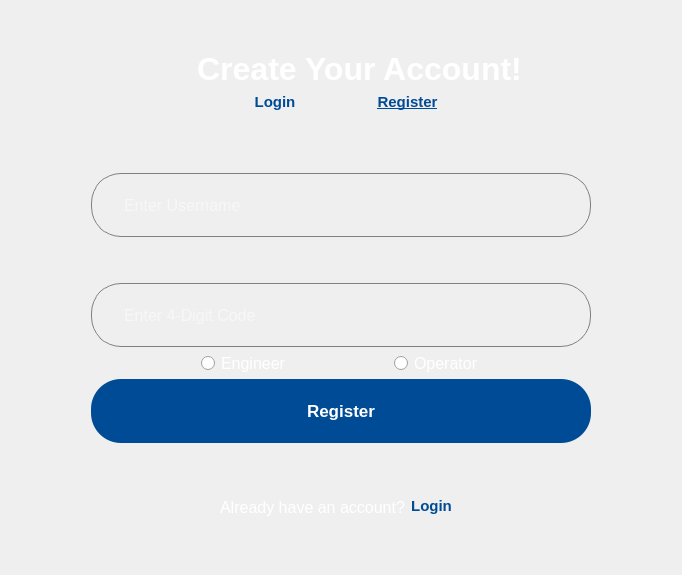
          <widget class="QWidget" name="registration_page">
           <layout class="QGridLayout" name="gridLayout_6">
            <item row="1" column="4">
             <spacer name="horizontalSpacer_21">
              <property name="orientation">
               <enum>Qt::Horizontal</enum>
              </property>
              <property name="sizeType">
               <enum>QSizePolicy::Preferred</enum>
              </property>
              <property name="sizeHint" stdset="0">
               <size>
                <width>40</width>
                <height>20</height>
               </size>
              </property>
             </spacer>
            </item>
            <item row="1" column="1">
             <spacer name="horizontalSpacer_20">
              <property name="orientation">
               <enum>Qt::Horizontal</enum>
              </property>
              <property name="sizeType">
               <enum>QSizePolicy::Preferred</enum>
              </property>
              <property name="sizeHint" stdset="0">
               <size>
                <width>40</width>
                <height>20</height>
               </size>
              </property>
             </spacer>
            </item>
            <item row="2" column="2">
             <spacer name="verticalSpacer_13">
              <property name="orientation">
               <enum>Qt::Vertical</enum>
              </property>
              <property name="sizeType">
               <enum>QSizePolicy::Preferred</enum>
              </property>
              <property name="sizeHint" stdset="0">
               <size>
                <width>20</width>
                <height>46</height>
               </size>
              </property>
             </spacer>
            </item>
            <item row="0" column="2">
             <spacer name="verticalSpacer_14">
              <property name="orientation">
               <enum>Qt::Vertical</enum>
              </property>
              <property name="sizeType">
               <enum>QSizePolicy::Preferred</enum>
              </property>
              <property name="sizeHint" stdset="0">
               <size>
                <width>20</width>
                <height>40</height>
               </size>
              </property>
             </spacer>
            </item>
            <item row="1" column="3">
             <spacer name="horizontalSpacer_30">
              <property name="orientation">
               <enum>Qt::Horizontal</enum>
              </property>
              <property name="sizeHint" stdset="0">
               <size>
                <width>40</width>
                <height>20</height>
               </size>
              </property>
             </spacer>
            </item>
            <item row="1" column="0">
             <spacer name="horizontalSpacer_29">
              <property name="orientation">
               <enum>Qt::Horizontal</enum>
              </property>
              <property name="sizeHint" stdset="0">
               <size>
                <width>40</width>
                <height>20</height>
               </size>
              </property>
             </spacer>
            </item>
            <item row="1" column="2">
             <layout class="QVBoxLayout" name="verticalLayout_3">
              <property name="rightMargin">
               <number>0</number>
              </property>
              <item>
               <layout class="QVBoxLayout" name="verticalLayout_2">
                <item alignment="Qt::AlignHCenter">
                 <widget class="QLabel" name="create_your_account_label">
                  <property name="sizePolicy">
                   <sizepolicy hsizetype="Fixed" vsizetype="Preferred">
                    <horstretch>0</horstretch>
                    <verstretch>0</verstretch>
                   </sizepolicy>
                  </property>
                  <property name="maximumSize">
                   <size>
                    <width>16777215</width>
                    <height>16777213</height>
                   </size>
                  </property>
                  <property name="font">
                   <font>
                    <pointsize>24</pointsize>
                    <weight>75</weight>
                    <bold>true</bold>
                    <kerning>true</kerning>
                   </font>
                  </property>
                  <property name="cursor">
                   <cursorShape>IBeamCursor</cursorShape>
                  </property>
                  <property name="mouseTracking">
                   <bool>false</bool>
                  </property>
                  <property name="styleSheet">
                   <string notr="true">border: 0px;
color: rgb(255, 255, 255);
margin-left:37px;
background-color: transparent;</string>
                  </property>
                  <property name="text">
                   <string>Create Your Account!</string>
                  </property>
                  <property name="alignment">
                   <set>Qt::AlignCenter</set>
                  </property>
                 </widget>
                </item>
                <item>
                 <layout class="QHBoxLayout" name="horizontalLayout_4">
                  <item>
                   <spacer name="horizontalSpacer_18">
                    <property name="orientation">
                     <enum>Qt::Horizontal</enum>
                    </property>
                    <property name="sizeType">
                     <enum>QSizePolicy::Fixed</enum>
                    </property>
                    <property name="sizeHint" stdset="0">
                     <size>
                      <width>129</width>
                      <height>20</height>
                     </size>
                    </property>
                   </spacer>
                  </item>
                  <item alignment="Qt::AlignTop">
                   <widget class="QPushButton" name="login_page_button_in_register">
                    <property name="sizePolicy">
                     <sizepolicy hsizetype="Minimum" vsizetype="Fixed">
                      <horstretch>0</horstretch>
                      <verstretch>0</verstretch>
                     </sizepolicy>
                    </property>
                    <property name="font">
                     <font>
                      <pointsize>11</pointsize>
                      <weight>75</weight>
                      <bold>true</bold>
                     </font>
                    </property>
                    <property name="cursor">
                     <cursorShape>PointingHandCursor</cursorShape>
                    </property>
                    <property name="styleSheet">
                     <string notr="true">color: rgb(0, 75, 149);
background-color: transparent;
border:0px solid transparent;</string>
                    </property>
                    <property name="text">
                     <string>Login</string>
                    </property>
                   </widget>
                  </item>
                  <item>
                   <spacer name="horizontalSpacer_19">
                    <property name="orientation">
                     <enum>Qt::Horizontal</enum>
                    </property>
                    <property name="sizeType">
                     <enum>QSizePolicy::Fixed</enum>
                    </property>
                    <property name="sizeHint" stdset="0">
                     <size>
                      <width>17</width>
                      <height>20</height>
                     </size>
                    </property>
                   </spacer>
                  </item>
                  <item alignment="Qt::AlignTop">
                   <widget class="QPushButton" name="register_page_button_in_register">
                    <property name="font">
                     <font>
                      <pointsize>11</pointsize>
                      <weight>75</weight>
                      <bold>true</bold>
                      <underline>true</underline>
                      <strikeout>false</strikeout>
                     </font>
                    </property>
                    <property name="cursor">
                     <cursorShape>PointingHandCursor</cursorShape>
                    </property>
                    <property name="styleSheet">
                     <string notr="true">color: rgb(0, 75, 149);
background-color: transparent;
border:0px solid transparent;</string>
                    </property>
                    <property name="text">
                     <string>Register</string>
                    </property>
                   </widget>
                  </item>
                  <item>
                   <spacer name="horizontalSpacer_17">
                    <property name="orientation">
                     <enum>Qt::Horizontal</enum>
                    </property>
                    <property name="sizeType">
                     <enum>QSizePolicy::Fixed</enum>
                    </property>
                    <property name="sizeHint" stdset="0">
                     <size>
                      <width>129</width>
                      <height>20</height>
                     </size>
                    </property>
                   </spacer>
                  </item>
                 </layout>
                </item>
               </layout>
              </item>
              <item>
               <spacer name="verticalSpacer_3">
                <property name="orientation">
                 <enum>Qt::Vertical</enum>
                </property>
                <property name="sizeType">
                 <enum>QSizePolicy::Preferred</enum>
                </property>
                <property name="sizeHint" stdset="0">
                 <size>
                  <width>20</width>
                  <height>54</height>
                 </size>
                </property>
               </spacer>
              </item>
              <item alignment="Qt::AlignHCenter">
               <widget class="QLineEdit" name="register_enter_username">
                <property name="sizePolicy">
                 <sizepolicy hsizetype="Preferred" vsizetype="Preferred">
                  <horstretch>0</horstretch>
                  <verstretch>0</verstretch>
                 </sizepolicy>
                </property>
                <property name="minimumSize">
                 <size>
                  <width>500</width>
                  <height>64</height>
                 </size>
                </property>
                <property name="maximumSize">
                 <size>
                  <width>500</width>
                  <height>64</height>
                 </size>
                </property>
                <property name="font">
                 <font>
                  <pointsize>12</pointsize>
                 </font>
                </property>
                <property name="styleSheet">
                 <string notr="true">border: 1px solid gray; 
color: rgb(255, 255, 255);
border-radius: 30px;

background-color: transparent;
padding-left: 30px;</string>
                </property>
                <property name="text">
                 <string/>
                </property>
                <property name="placeholderText">
                 <string>Enter Username</string>
                </property>
               </widget>
              </item>
              <item>
               <spacer name="verticalSpacer_4">
                <property name="orientation">
                 <enum>Qt::Vertical</enum>
                </property>
                <property name="sizeType">
                 <enum>QSizePolicy::Preferred</enum>
                </property>
                <property name="sizeHint" stdset="0">
                 <size>
                  <width>20</width>
                  <height>40</height>
                 </size>
                </property>
               </spacer>
              </item>
              <item alignment="Qt::AlignHCenter">
               <widget class="QLineEdit" name="register_enter_4_digit_code">
                <property name="sizePolicy">
                 <sizepolicy hsizetype="Preferred" vsizetype="Preferred">
                  <horstretch>0</horstretch>
                  <verstretch>0</verstretch>
                 </sizepolicy>
                </property>
                <property name="minimumSize">
                 <size>
                  <width>500</width>
                  <height>64</height>
                 </size>
                </property>
                <property name="maximumSize">
                 <size>
                  <width>500</width>
                  <height>64</height>
                 </size>
                </property>
                <property name="font">
                 <font>
                  <pointsize>12</pointsize>
                 </font>
                </property>
                <property name="styleSheet">
                 <string notr="true">border: 1px solid gray; 
color: rgb(255, 255, 255);
border-radius: 30px;
background-color: transparent;

padding-left: 30px;</string>
                </property>
                <property name="text">
                 <string/>
                </property>
                <property name="placeholderText">
                 <string>Enter 4-Digit Code</string>
                </property>
               </widget>
              </item>
              <item>
               <layout class="QHBoxLayout" name="horizontalLayout_5">
                <item>
                 <spacer name="horizontalSpacer_27">
                  <property name="orientation">
                   <enum>Qt::Horizontal</enum>
                  </property>
                  <property name="sizeType">
                   <enum>QSizePolicy::Preferred</enum>
                  </property>
                  <property name="sizeHint" stdset="0">
                   <size>
                    <width>40</width>
                    <height>20</height>
                   </size>
                  </property>
                 </spacer>
                </item>
                <item>
                 <spacer name="horizontalSpacer_23">
                  <property name="orientation">
                   <enum>Qt::Horizontal</enum>
                  </property>
                  <property name="sizeType">
                   <enum>QSizePolicy::Preferred</enum>
                  </property>
                  <property name="sizeHint" stdset="0">
                   <size>
                    <width>40</width>
                    <height>20</height>
                   </size>
                  </property>
                 </spacer>
                </item>
                <item alignment="Qt::AlignHCenter">
                 <widget class="QRadioButton" name="engineer_radioButton">
                  <property name="sizePolicy">
                   <sizepolicy hsizetype="Preferred" vsizetype="Preferred">
                    <horstretch>0</horstretch>
                    <verstretch>0</verstretch>
                   </sizepolicy>
                  </property>
                  <property name="font">
                   <font>
                    <pointsize>12</pointsize>
                   </font>
                  </property>
                  <property name="cursor">
                   <cursorShape>PointingHandCursor</cursorShape>
                  </property>
                  <property name="styleSheet">
                   <string notr="true">border: none;
color: rgb(255, 255, 255);
background: None;</string>
                  </property>
                  <property name="text">
                   <string>Engineer</string>
                  </property>
                 </widget>
                </item>
                <item>
                 <spacer name="horizontalSpacer_22">
                  <property name="orientation">
                   <enum>Qt::Horizontal</enum>
                  </property>
                  <property name="sizeType">
                   <enum>QSizePolicy::Preferred</enum>
                  </property>
                  <property name="sizeHint" stdset="0">
                   <size>
                    <width>40</width>
                    <height>20</height>
                   </size>
                  </property>
                 </spacer>
                </item>
                <item alignment="Qt::AlignHCenter">
                 <widget class="QRadioButton" name="operator_radioButton">
                  <property name="sizePolicy">
                   <sizepolicy hsizetype="Preferred" vsizetype="Preferred">
                    <horstretch>0</horstretch>
                    <verstretch>0</verstretch>
                   </sizepolicy>
                  </property>
                  <property name="font">
                   <font>
                    <pointsize>12</pointsize>
                   </font>
                  </property>
                  <property name="cursor">
                   <cursorShape>PointingHandCursor</cursorShape>
                  </property>
                  <property name="styleSheet">
                   <string notr="true">border: none;
background: None;
color: rgb(255, 255, 255);</string>
                  </property>
                  <property name="text">
                   <string>Operator</string>
                  </property>
                 </widget>
                </item>
                <item>
                 <spacer name="horizontalSpacer_24">
                  <property name="orientation">
                   <enum>Qt::Horizontal</enum>
                  </property>
                  <property name="sizeType">
                   <enum>QSizePolicy::Preferred</enum>
                  </property>
                  <property name="sizeHint" stdset="0">
                   <size>
                    <width>40</width>
                    <height>20</height>
                   </size>
                  </property>
                 </spacer>
                </item>
                <item>
                 <spacer name="horizontalSpacer_28">
                  <property name="orientation">
                   <enum>Qt::Horizontal</enum>
                  </property>
                  <property name="sizeType">
                   <enum>QSizePolicy::Preferred</enum>
                  </property>
                  <property name="sizeHint" stdset="0">
                   <size>
                    <width>40</width>
                    <height>20</height>
                   </size>
                  </property>
                 </spacer>
                </item>
               </layout>
              </item>
              <item alignment="Qt::AlignHCenter">
               <widget class="QPushButton" name="register_button">
                <property name="enabled">
                 <bool>true</bool>
                </property>
                <property name="sizePolicy">
                 <sizepolicy hsizetype="Preferred" vsizetype="Preferred">
                  <horstretch>0</horstretch>
                  <verstretch>0</verstretch>
                 </sizepolicy>
                </property>
                <property name="minimumSize">
                 <size>
                  <width>500</width>
                  <height>64</height>
                 </size>
                </property>
                <property name="maximumSize">
                 <size>
                  <width>500</width>
                  <height>64</height>
                 </size>
                </property>
                <property name="font">
                 <font>
                  <pointsize>13</pointsize>
                  <weight>75</weight>
                  <bold>true</bold>
                 </font>
                </property>
                <property name="cursor">
                 <cursorShape>PointingHandCursor</cursorShape>
                </property>
                <property name="styleSheet">
                 <string notr="true">QPushButton{
border: 0px solid gray; 
border-radius: 30px;
	background-color: rgb(0, 75, 149);
color: rgb(255, 255, 255);
}
QPushButton:hover {
    color: white;
	background-color: #005ce6;
}
QPushButton:pressed {
    background-color: #003d99; /* Slightly darker blue for the pressed state */
    color: white; /* Keep the text color visible */
}

</string>
                </property>
                <property name="text">
                 <string>Register</string>
                </property>
               </widget>
              </item>
              <item>
               <spacer name="verticalSpacer_12">
                <property name="orientation">
                 <enum>Qt::Vertical</enum>
                </property>
                <property name="sizeType">
                 <enum>QSizePolicy::Minimum</enum>
                </property>
                <property name="sizeHint" stdset="0">
                 <size>
                  <width>20</width>
                  <height>48</height>
                 </size>
                </property>
               </spacer>
              </item>
              <item>
               <layout class="QHBoxLayout" name="horizontalLayout_6">
                <property name="rightMargin">
                 <number>11</number>
                </property>
                <item>
                 <spacer name="horizontalSpacer_25">
                  <property name="orientation">
                   <enum>Qt::Horizontal</enum>
                  </property>
                  <property name="sizeHint" stdset="0">
                   <size>
                    <width>40</width>
                    <height>20</height>
                   </size>
                  </property>
                 </spacer>
                </item>
                <item>
                 <widget class="QLabel" name="already_have_an_account_label">
                  <property name="sizePolicy">
                   <sizepolicy hsizetype="Maximum" vsizetype="Maximum">
                    <horstretch>0</horstretch>
                    <verstretch>0</verstretch>
                   </sizepolicy>
                  </property>
                  <property name="font">
                   <font>
                    <pointsize>12</pointsize>
                   </font>
                  </property>
                  <property name="cursor">
                   <cursorShape>IBeamCursor</cursorShape>
                  </property>
                  <property name="contextMenuPolicy">
                   <enum>Qt::PreventContextMenu</enum>
                  </property>
                  <property name="styleSheet">
                   <string notr="true">border: 0px;
color: rgb(255, 255, 255);
background:transparent;</string>
                  </property>
                  <property name="text">
                   <string>Already have an account?</string>
                  </property>
                  <property name="alignment">
                   <set>Qt::AlignCenter</set>
                  </property>
                 </widget>
                </item>
                <item>
                 <widget class="QPushButton" name="login_page_button_in_register_2">
                  <property name="sizePolicy">
                   <sizepolicy hsizetype="Maximum" vsizetype="Maximum">
                    <horstretch>0</horstretch>
                    <verstretch>0</verstretch>
                   </sizepolicy>
                  </property>
                  <property name="font">
                   <font>
                    <pointsize>11</pointsize>
                    <weight>75</weight>
                    <bold>true</bold>
                    <underline>false</underline>
                   </font>
                  </property>
                  <property name="cursor">
                   <cursorShape>PointingHandCursor</cursorShape>
                  </property>
                  <property name="styleSheet">
                   <string notr="true">color: #004B95;
border: 0px;
margin-bottom:3px;
background:transparent;</string>
                  </property>
                  <property name="text">
                   <string>Login</string>
                  </property>
                 </widget>
                </item>
                <item>
                 <spacer name="horizontalSpacer_26">
                  <property name="orientation">
                   <enum>Qt::Horizontal</enum>
                  </property>
                  <property name="sizeHint" stdset="0">
                   <size>
                    <width>42</width>
                    <height>20</height>
                   </size>
                  </property>
                 </spacer>
                </item>
               </layout>
              </item>
             </layout>
            </item>
           </layout>
          </widget>
